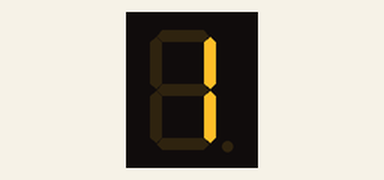
The sketch below on a simulated Arduino Uno, built with avr-gcc and run on an emulated ATmega328P. Shown: 1-digit seven-segment display. Wiring (inferred from the names in the program): 1-digit 7-segment display, segments lit when HIGH: segments pin 2, pin 3, pin 4, pin 5, pin 6, pin 7, pin 8. The segment pins are drawn as the display they are named for; what the sketch prints to the serial monitor is not drawn.

Above: at 0.1 s.
At 1.1 s:
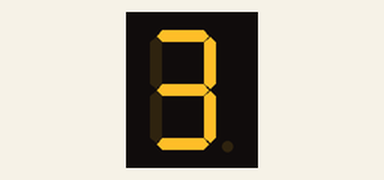
At 2.1 s:
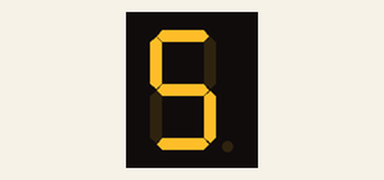
At 3.1 s:
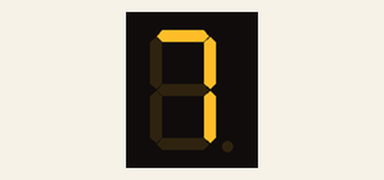
At 4.1 s:
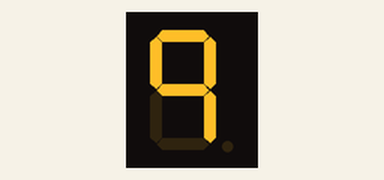

Measured:
- by itself, everything shown: repeats every 5.0 s, in 5 steps
- what the display in image 1 shows lasts 1.0 s, from 1.0 s to 2.0 s

The sketch:

Practica_5_parte_3_1.ino
```cpp
/*
   Fundacion Kinal
   Centro educativo tecnico laboral Kinal
   Quinto perito
   Quinto electronica
   Codigo Tecnico: EB5AM
   Curso: Taller de electronica digital y reparacion de computadoras I
   Proyecto: Conversor de unidades y Contador de numeros impares
   Dev: Fabian Andree Sinay Canel
   Fecha: 2 de mayo de 2024
*/

float Kg_a_Lb(float Kg,float lb);
float A_uA(float A);

const int pin_2 = 2;
const int pin_3 = 3;
const int pin_4 = 4;
const int pin_5 = 5;
const int pin_6 = 6;
const int pin_7 = 7;
const int pin_8 = 8;


int segmentos(int A,int B,int C,int D,int E,int F,int G);

void setup(){

  pinMode(pin_2, OUTPUT);
  pinMode(pin_3, OUTPUT);
  pinMode(pin_4, OUTPUT);
  pinMode(pin_5, OUTPUT);
  pinMode(pin_6, OUTPUT);
  pinMode(pin_7, OUTPUT);
  pinMode(pin_8, OUTPUT);

 Serial.begin(9600);
  Serial.print("La conversion a libras es ");
  Serial.println(Kg_a_Lb(30,2.2046));

  Serial.print("La conversion a Micro-amperios es ");
  Serial.println(A_uA(3.5));
}
void loop(){
  segmentos(0, 1, 1, 0, 0, 0, 0);
  delay(1000);
  segmentos(1, 1, 1, 1, 0, 0, 1);
  delay(1000);
  segmentos(1, 0, 1, 1, 0, 1, 1);
  delay(1000);
  segmentos(1, 1, 1, 0, 0, 0, 0);
  delay(1000);
  segmentos(1, 1, 1, 0, 0, 1, 1);
  delay(1000);

}
//Bloque de funcion Kg a Lb
float Kg_a_Lb(float Kg,float lb){

  float resultado;

  resultado = Kg*lb;
  return resultado;
}
//Bloque de funcion A a uA
float A_uA(float A){

  float resultado1;
  resultado1 = A*1000000;
  return resultado1;
}
//Bloque de funcion del display

int segmentos(int A, int B, int C, int D, int E, int F, int G) {
  digitalWrite(pin_2, A);
  digitalWrite(pin_3, B);
  digitalWrite(pin_4, C);
  digitalWrite(pin_5, D);
  digitalWrite(pin_6, E);
  digitalWrite(pin_7, F);
  digitalWrite(pin_8, G);
}
```
